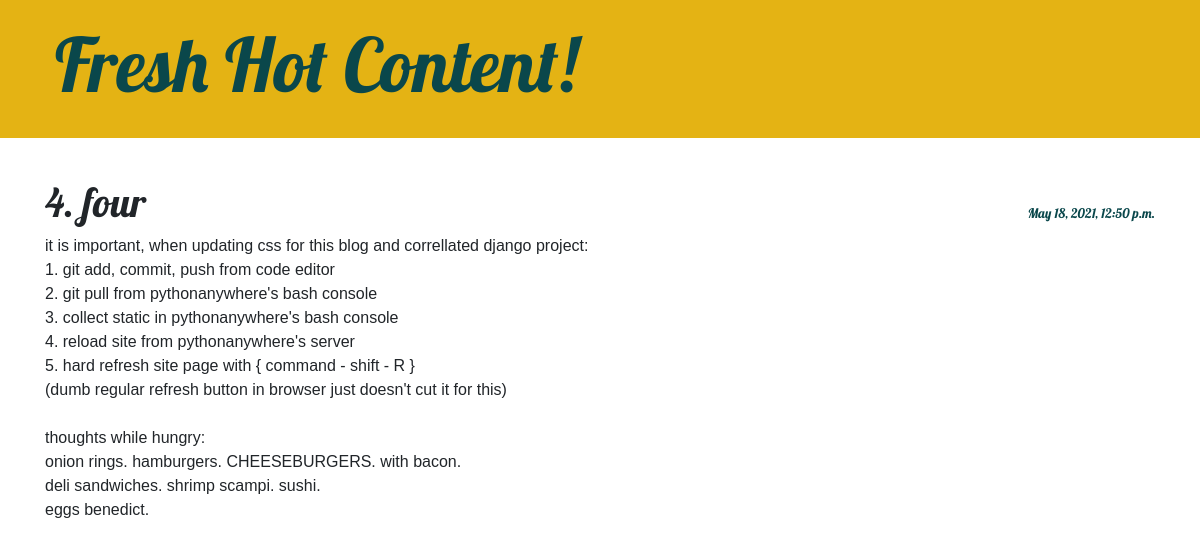
The app's page /post/4/ with its own data.
### blog/models.py (models this page shows, shortened)
class Post(models.Model):
    author = models.ForeignKey(settings.AUTH_USER_MODEL, on_delete=models.CASCADE)
    title = models.CharField(max_length=200)
    text = models.TextField()
    created_date = models.DateTimeField(default=timezone.now)
    published_date = models.DateTimeField(blank=True, null=True)

### blog/views.py (the view)
# urls.py: path('post/<int:pk>/', views.post_detail, name='post_detail'),
def post_detail(request, pk):
    post = get_object_or_404(Post, pk=pk)
    return render(request, 'blog/post_detail.html', {'post': post})

### blog/templates/blog/post_detail.html (shortened to what this page needs)
{% extends 'blog/base.html' %}
{% block content %}
    <article class="post">
        {% if post.published_date %}
            <time class="date">
                {{ post.published_date }}
            </time>
        {% endif %}
        <h1>{{ post.title }}</h1>
        <p>{{ post.text|linebreaksbr }}</p>
    </article>
{% endblock %}

### blog/static/css/blog.css (style rules this page uses)
h1, h2, h3, h4 { font-family: 'Lobster', cursive; }
.date { color: #0a474b; font-size: 10pt; font-family: 'Lobster', cursive; }
.post { margin-bottom: 70px; font-family: 'Arial Black', sans-serif; }
.post > .date, .post > .actions { float: right; margin-top: 26px; }

### records on screen
Post: published_date "May 18, 2021, 12:50 p.m.", title "4. four", text "it is important, when updating css for this blog and correllated django project: 1. git add, commit, push from code editor 2. git pull from pythonanywhere's bash console 3. collect static in pythonanywhere's bash console 4. reload site from pythonanywhere's server 5. hard refresh site page with { command - shift - R } (dumb regular refresh button in browser just doesn't cut it for this) thoughts while hungry: onion rings. hamburgers. CHEESEBURGERS. with bacon. deli sandwiches. shrimp scampi. sushi. eggs benedict."
